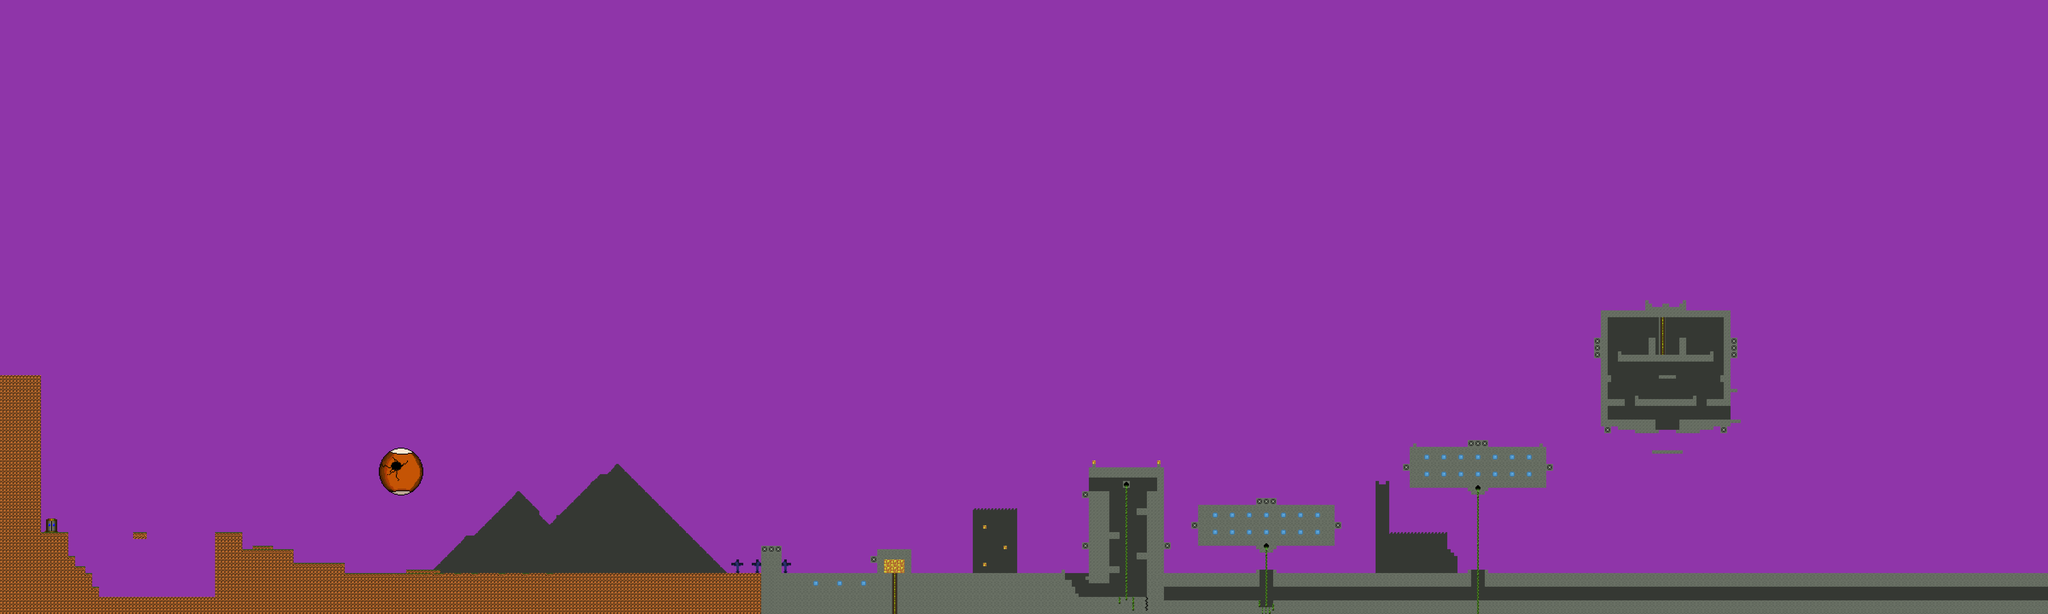

The image is a tile-based game level rendered from a .tmx file. Its description and source (layers, tilesets, objects; grid data summarised) follow:
An orthogonal 600x180 tile map with 16x16 px tiles, 6 tile layers (Objects, FarBackGround, BackGround, ColisionLayer, ...), 9 tilesets and 11 objects (11x spawn).

<map version="1.0" orientation="orthogonal" width="600" height="180" tilewidth="16" tileheight="16">
 <tileset firstgid="1" name="SpaceTilesV1" tilewidth="16" tileheight="16">
  <image source="Tiles/SpaceTilesV1.png" width="512" height="512" />
  <tile id="0">
   <properties>
    <property name="blocked" value="true" />
   </properties>
  </tile>
  <tile id="2">
   <properties>
    <property name="blocked" value="true" />
   </properties>
  </tile>
  <tile id="3">
   <properties>
    <property name="blocked" value="true" />
   </properties>
  </tile>
  <tile id="4">
   <properties>
    <property name="blocked" value="true" />
   </properties>
  </tile>
  <tile id="5">
   <properties>
    <property name="blocked" value="true" />
   </properties>
  </tile>
  <tile id="16">
   <properties>
    <property name="blocked" value="true" />
   </properties>
  </tile>
  <tile id="17">
   <properties>
    <property name="blocked" value="true" />
   </properties>
  </tile>
  <tile id="20">
   <properties>
    <property name="blocked" value="true" />
   </properties>
  </tile>
  <tile id="21">
   <properties>
    <property name="blocked" value="true" />
   </properties>
  </tile>
  <tile id="30">
   <properties>
    <property name="blocked" value="true" />
   </properties>
  </tile>
  <tile id="31">
   <properties>
    <property name="blocked" value="true" />
   </properties>
  </tile>
  <tile id="34">
   <properties>
    <property name="blocked" value="true" />
   </properties>
  </tile>
  <tile id="35">
   <properties>
    <property name="blocked" value="true" />
   </properties>
  </tile>
  <tile id="36">
   <properties>
    <property name="blocked" value="true" />
   </properties>
  </tile>
  <tile id="37">
   <properties>
    <property name="blocked" value="true" />
   </properties>
  </tile>
  <tile id="48">
   <properties>
    <property name="blocked" value="true" />
   </properties>
  </tile>
  <tile id="49">
   <properties>
    <property name="blocked" value="true" />
   </properties>
  </tile>
  <tile id="52">
   <properties>
    <property name="blocked" value="true" />
   </properties>
  </tile>
  <tile id="53">
   <properties>
    <property name="blocked" value="true" />
   </properties>
  </tile>
 </tileset>
 <tileset firstgid="1025" name="Planet" tilewidth="16" tileheight="16">
  <image source="Tiles/Planet.png" width="256" height="256" />
  <tile id="72">
   <properties>
    <property name="blocked" value="true" />
   </properties>
  </tile>
 </tileset>
 <tileset firstgid="1281" name="DropPod" tilewidth="16" tileheight="16">
  <image source="Tiles/DropPod.png" width="64" height="64" />
 </tileset>
 <tileset firstgid="1297" name="Crusified" tilewidth="16" tileheight="16">
  <image source="Tiles/Crusified.png" width="128" height="64" />
 </tileset>
 <tileset firstgid="1329" name="BackgroundSky" tilewidth="16" tileheight="16">
  <image source="Tiles/BackgroundSky.png" width="100" height="82" />
 </tileset>
 <tileset firstgid="1359" name="Ground2" tilewidth="16" tileheight="16">
  <image source="Tiles/Ground2.png" width="259" height="190" />
 </tileset>
 <tileset firstgid="1535" name="DarkBuildTrans" tilewidth="16" tileheight="16">
  <image source="Tiles/DarkBuildTrans.png" width="382" height="323" />
 </tileset>
 <tileset firstgid="1995" name="GrayWall" tilewidth="16" tileheight="16">
  <image source="Tiles/GrayWall.png" width="932" height="799" />
 </tileset>
 <tileset firstgid="4837" name="DarkGround" tilewidth="16" tileheight="16">
  <image source="Tiles/DarkGround.png" width="500" height="408" />
 </tileset>
 <layer name="Objects" width="600" height="180">
  <data>[108000 cells, 0 non-empty, 0 distinct tile ids]</data>
 </layer>
 <layer name="FarBackGround" width="600" height="180">
  <data>[108000 cells, 108000 non-empty, 3 distinct tile ids]</data>
 </layer>
 <layer name="BackGround" width="600" height="180">
  <data>[108000 cells, 105664 non-empty, 327 distinct tile ids]</data>
 </layer>
 <layer name="ColisionLayer" width="600" height="180">
  <data>[108000 cells, 8842 non-empty, 28 distinct tile ids]</data>
 </layer>
 <layer name="WalkingLayer" width="600" height="180">
  <data>[108000 cells, 20 non-empty, 8 distinct tile ids]</data>
 </layer>
 <layer name="ForeGround" width="600" height="180">
  <data>[108000 cells, 199 non-empty, 4 distinct tile ids]</data>
 </layer>
 <objectgroup name="PlayerSpawn" width="600" height="180">
  <object name="PlayerSpawn" type="spawn" x="4489" y="2605" width="72" height="38">
   <properties>
    <property name="spawn" value="player1" />
   </properties>
  </object>
 </objectgroup>
 <objectgroup name="EnemySpawn" width="600" height="180">
  <object name="EnemySpawn" type="spawn" x="2434" y="2585" width="72" height="38">
   <properties>
    <property name="spawn" value="birdbear" />
   </properties>
  </object>
  <object name="EnemySpawn" type="spawn" x="5248" y="2112" width="72" height="38">
   <properties>
    <property name="spawn" value="robotcop" />
   </properties>
  </object>
  <object name="EnemySpawn" type="spawn" x="5630" y="2613" width="72" height="38">
   <properties>
    <property name="spawn" value="enemy" />
   </properties>
  </object>
  <object name="EnemySpawn" type="spawn" x="6902" y="2739" width="72" height="38">
   <properties>
    <property name="spawn" value="birdbear" />
   </properties>
  </object>
  <object name="EnemySpawn" type="spawn" x="7142" y="2033" width="72" height="38">
   <properties>
    <property name="spawn" value="robotcop" />
   </properties>
  </object>
  <object name="EnemySpawn" type="spawn" x="8033" y="1385" width="72" height="38">
   <properties>
    <property name="spawn" value="enemy" />
   </properties>
  </object>
  <object name="EnemySpawn" type="spawn" x="7779" y="1806" width="72" height="38">
   <properties>
    <property name="spawn" value="robotcop" />
   </properties>
  </object>
  <object name="EnemySpawn" type="spawn" x="7662" y="1518" width="72" height="38">
   <properties>
    <property name="spawn" value="robotcop" />
   </properties>
  </object>
  <object name="EnemySpawn" type="spawn" x="7744" y="1424" width="72" height="38">
   <properties>
    <property name="spawn" value="movingplattform" />
   </properties>
  </object>
  <object name="EnemySpawn" type="spawn" x="4633" y="2571" width="72" height="38">
   <properties>
    <property name="spawn" value="mrgray" />
   </properties>
  </object>
 </objectgroup>
</map>
